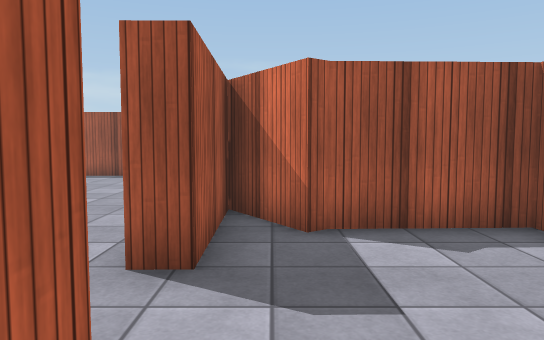
View 1 (above)

16 first-person views from a walk through a Unity game level. The camera is 1.3 m above the floor, tilts 4° down and sees 70° across. Doors are open. The floor is counted in squares, 1 m on a side. Each view is taken from the middle of a square. On the plan, view 1 faces up. The plan holds only what a view shows up to about 16 squares ahead; the rest is blank. The place goes on beyond the plan. The player character is not drawn. Surface patterns are stand-ins for the level's own textures.

View 2
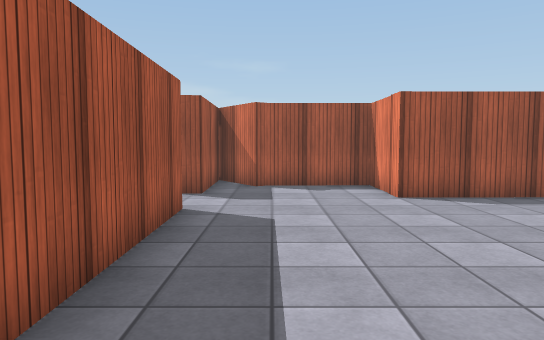

View 3
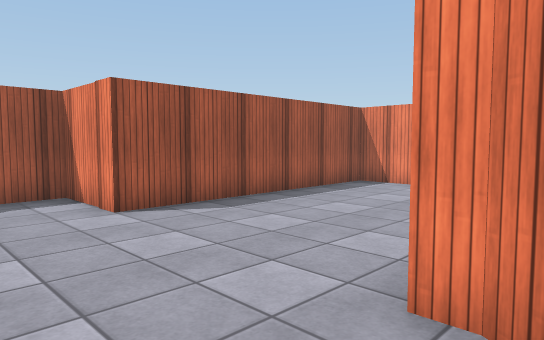

View 4
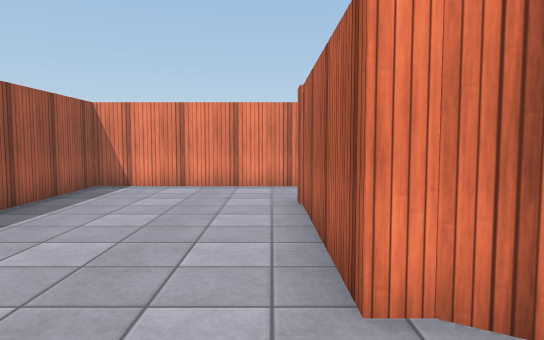

View 5
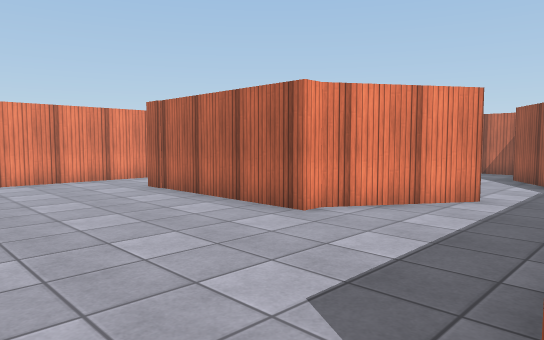

View 6
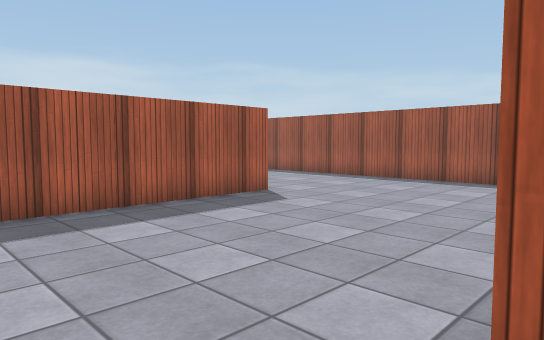

View 7
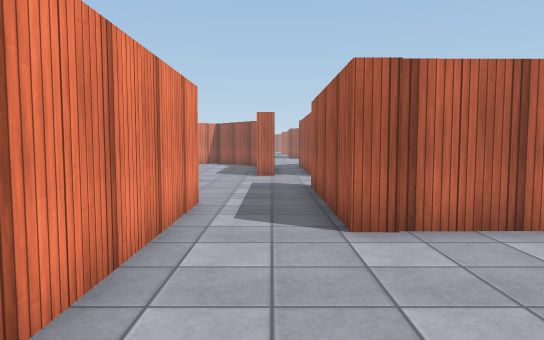

View 8
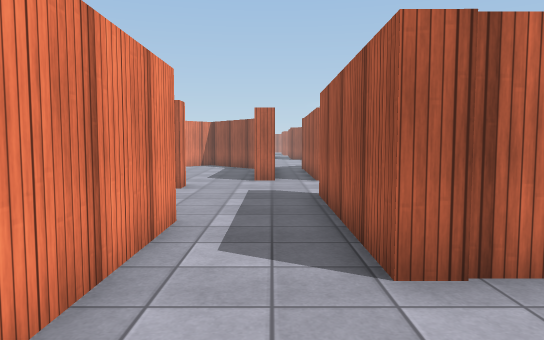

View 9
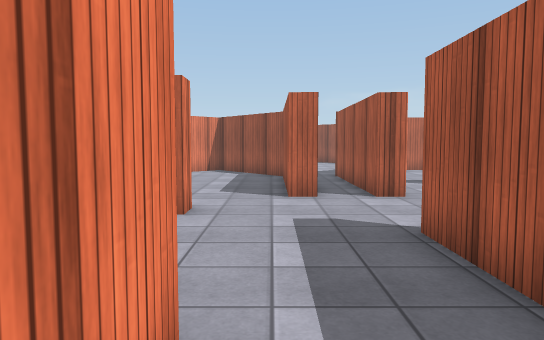

View 10
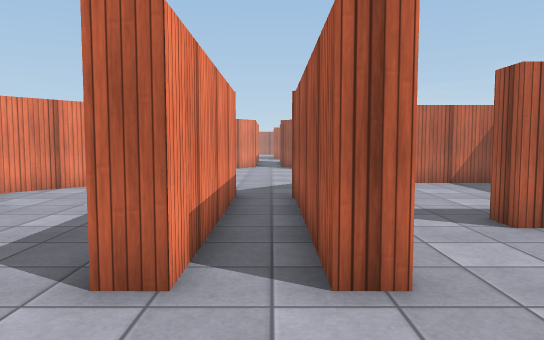

View 11
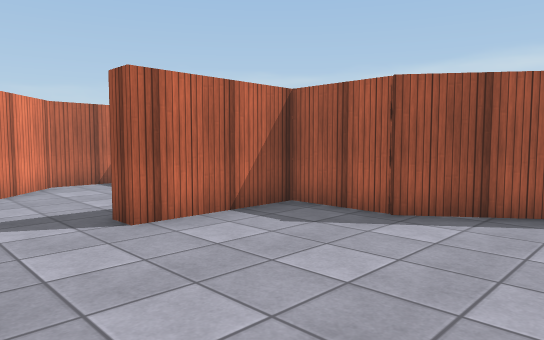

View 12
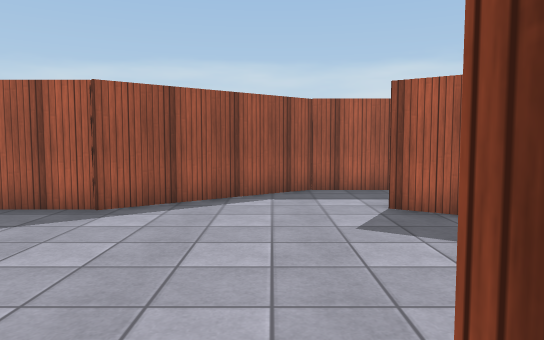

View 13
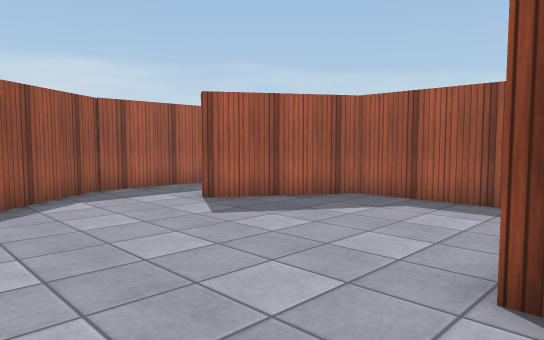

View 14
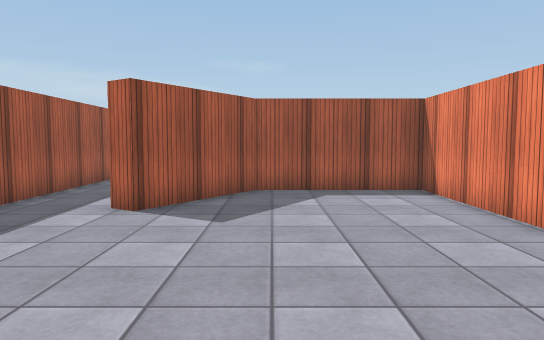

View 15
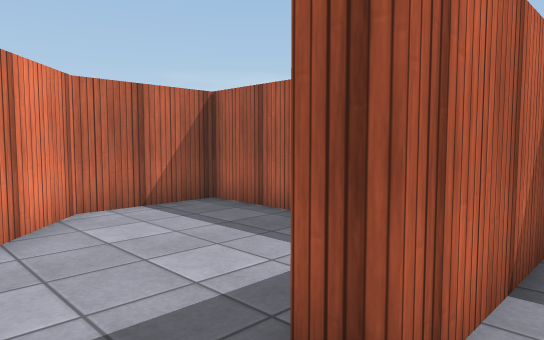

View 16
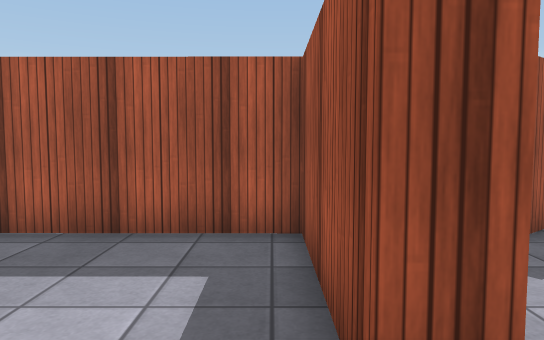

### Floor plan
Points are (right, up) in squares from view 1. A wall is a line through its corners. A room is listed if a view was taken in it or the views show most of it. See-through windows are left out.
Room 1 (views 1, 2, 3, 4, 5, 6, 7, 8, 9)
walls: (-0.8, 1.7) (-0.6, -6.5); (1.8, -6.3) (3.8, -3.2) (3.8, -2.7) (9.8, -2.6) (9.8, -5.6); (12.6, -5.5) (12.6, 3.3) (4, 3.2) (4, 5.9) (0.8, 5.8) (0.5, 5.6); (-0.8, 7.6) (-0.8, 3.9) (-1.6, 3.9)
ways out: opening at (0.5, -6) to room 2; open door at (11.2, -5.4) to room 2; opening at (-1, 2.5)
Room 2 (views 10, 11, 12, 13, 14, 15)
walls: (9.1, -8.2) (9.2, -3.3) (4.5, -3.4) (2.4, -6.7) (1.8, -6.3); (8.7, -12.3) (9.5, -12.3) (9.4, -18.1); (11.6, -12.6) (11.6, -17.6); (9.8, -5.6) (9.8, -8.6); (11.5, -18) (12.4, -19.1); (10.9, -18.4) (10.9, -12.3) (11.7, -12.3); (-0.6, -6.5) (-0.6, -8) (2.5, -12.3) (2.5, -14.9) (6.3, -14.8)
ways out: opening at (0.5, -6) to room 1; open door at (11.2, -5.4) to room 1; open door at (7.5, -15) to room 3; opening at (10, -18)
Room 3 (view 16)
walls: (6.3, -15.5) (2.5, -15.6) (2.5, -21.5) (5.6, -21.5) (7.2, -19.7)
ways out: open door at (7.5, -15) to room 2

Where each view was taken, in squares from view 1:
view 1: 0 up, 0 right, facing up
view 2: 6 down, 1 right, facing up
view 3: 4 down, 1 right, facing up-right
view 4: 2 down, 1 right, facing right
view 5: 3 up, 1 left, facing down-right
view 6: 2 up, 1 left, facing up-left
view 7: 3 up, 11 right, facing down
view 8: 1 up, 11 right, facing down
view 9: 3 down, 12 right, facing down
view 10: 9 down, 10 right, facing down
view 11: 9 down, 9 right, facing down-left
view 12: 9 down, 10 right, facing left
view 13: 12 down, 10 right, facing up-left
view 14: 14 down, 5 right, facing up
view 15: 14 down, 8 right, facing down-left
view 16: 16 down, 8 right, facing left
